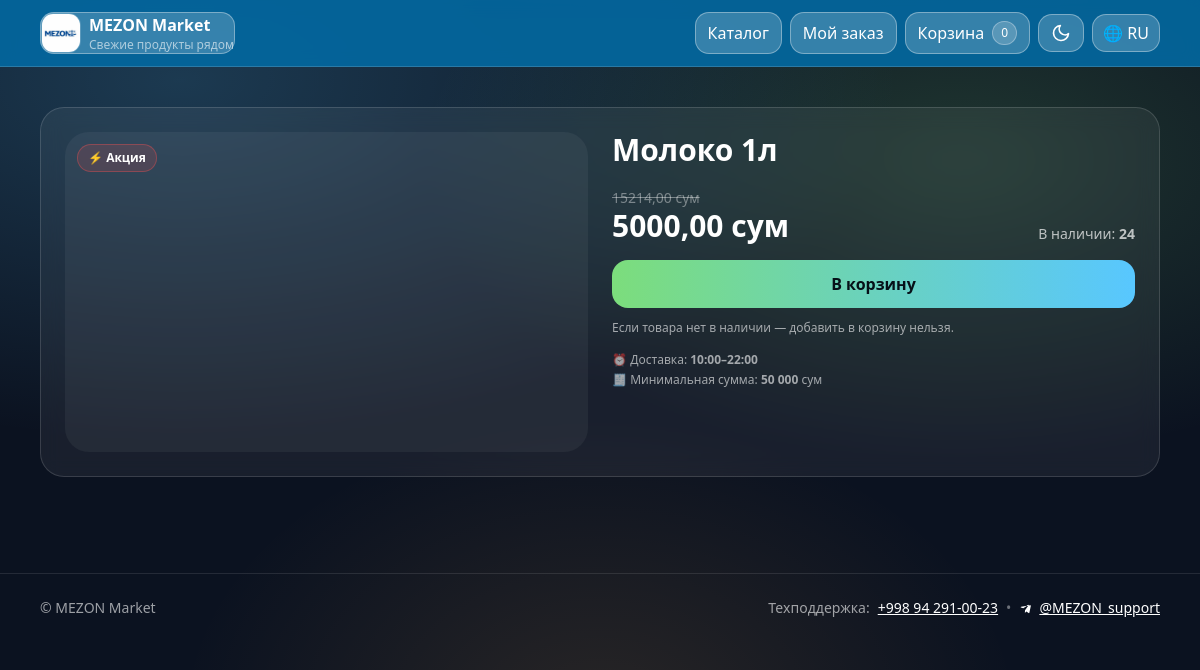
The app's page /product/49/ with its own data.
### shop/models.py (models this page shows, shortened)
class Product(models.Model):
    category = models.ForeignKey(
        Category,
        related_name="products",
        on_delete=models.CASCADE
    )
    name_ru = models.CharField(max_length=255)
    name_uz = models.CharField(max_length=255, blank=True)
    name_uz_latn = models.CharField(max_length=255, blank=True)
    description_ru = models.TextField(blank=True)
    description_uz = models.TextField(blank=True)
    description_uz_latn = models.TextField(blank=True)
    price = models.DecimalField(max_digits=10, decimal_places=2)
    old_price = models.DecimalField(
        max_digits=10,
        decimal_places=2,
        null=True,
        blank=True
    )
    stock = models.PositiveIntegerField(default=0)
    image = models.ImageField(upload_to="products/", blank=True, null=True)
    @property
    def name(self):
        lang = get_language()
        if lang == "uz":
            return self.name_uz or self.name_ru
        if lang == "uz-latn":
            return self.name_uz_latn or self.name_ru
        return self.name_ru

### shop/views.py (the view)
# urls.py: path("product/<int:product_id>/", views.product, name="product"),
def product(request, product_id):
    product_obj = get_object_or_404(Product, id=product_id)
    return render(request, "shop/product.html", {"product": product_obj})

### orders/context_processors.py (called while the page is built)
def cart_count(request):
    cart = request.session.get("cart", {})
    try:
        count = sum(int(v) for v in cart.values())
    except Exception:
        count = 0
    return {"cart_count": count}

### templates/shop/product.html (shortened to what this page needs)
{% extends "base.html" %}
{% load i18n static %}
{% block content %}
<div class="glass p-4 sm:p-6 rounded-3xl">
  <div class="grid grid-cols-1 md:grid-cols-2 gap-6">
    <div class="relative">
      {% if product.image %}
        <img src="{{ product.image.url }}" decoding="async"
             class="w-full h-64 sm:h-80 object-cover rounded-3xl"
             alt="{{ product.name }}">
      {% else %}
        <div class="w-full h-64 sm:h-80 rounded-3xl bg-white/5"></div>
      {% endif %}
      <div class="absolute left-3 top-3 flex flex-wrap gap-2">
        {% if product.discount_percent|default:0 >= 35 %}
          <span class="sale-badge">🔥 {% trans "Супер акция" %}</span>
        {% elif product.discount_percent|default:0 > 0 or product.old_price %}
          <span class="sale-badge">⚡ {% trans "Акция" %}</span>
        {% endif %}
      </div>
    </div>
    <div>
      <div class="text-2xl sm:text-3xl font-extrabold leading-snug">{{ product.name }}</div>
      <div class="mt-5 flex items-end justify-between gap-3">
        <div>
          {% if product.discount_percent|default:0 > 0 %}
            <div class="text-sm line-through text-white/40">{{ product.price }} {% trans "сум" %}</div>
            <div class="text-3xl font-extrabold">{{ product.final_price }} {% trans "сум" %}</div>
            <div class="text-xs text-green-200">-{{ product.discount_percent }}%</div>
          {% elif product.old_price and product.old_price > product.price %}
            <div class="text-sm line-through text-white/40">{{ product.old_price }} {% trans "сум" %}</div>
            <div class="text-3xl font-extrabold">{{ product.price }} {% trans "сум" %}</div>
          {% else %}
            <div class="text-3xl font-extrabold">{{ product.price }} {% trans "сум" %}</div>
          {% endif %}
        </div>
        {% if product.stock|default:0 > 0 %}
          <div class="text-sm text-white/70">{% trans "В наличии" %}: <b>{{ product.stock }}</b></div>
        {% else %}
          <div class="text-sm text-white/70"><b>{% trans "Нет в наличии" %}</b></div>
        {% endif %}
      </div>
      <div class="mt-4">
        {% if product.stock|default:0 > 0 %}
          <button type="button"
                  class="btn-brand w-full text-center py-3 rounded-2xl text-base active:scale-[0.99] transition"
                  data-add-to-cart
                  data-url="{% url 'add_to_cart' product.id %}"
                  data-name="{{ product.name|escapejs }}">
            {% trans "В корзину" %}
          </button>
        {% else %}
          <button type="button"
                  class="w-full text-center py-3 rounded-2xl text-base bg-white/10 text-white/50 cursor-not-allowed"
                  disabled>
            {% trans "Нет в наличии" %}
          </button>
        {% endif %}
      </div>
      <div class="mt-3 text-white/60 text-xs">
        {% trans "Если товара нет в наличии — добавить в корзину нельзя." %}
      </div>
      <div class="mt-4 text-white/60 text-xs space-y-1">
        <div>⏰ {% trans "Доставка" %}: <b>10:00–22:00</b></div>
        <div>🧾 {% trans "Минимальная сумма" %}: <b>50 000</b> {% trans "сум" %}</div>
      </div>
    </div>
  </div>
</div>
{% endblock %}

### static/css/site.css (style rules this page uses)
:root { --bg: #0b1220; --card: rgba(255,255,255,0.06); --card2: rgba(255,255,255,0.10); --stroke: rgba(255,255,255,0.14); --text: rgba(255,255,255,0.92); --muted: rgba(255,255,255,0.70); --accent: #7cdd7c; --accent2:#58c7ff; --shadow: 0 12px 30px rgba(0,0,0,0.25); }
body { background: radial-gradient(1200px 600px at 15% 10%, rgba(88,199,255,0.22), transparent 60%), radial-gradient(900px 500px at 80% 20%, rgba(124,221,124,0.18), transparent 60%), radial-gradient(700px 500px at 50% 90%, rgba(255,180,80,0.12), transparent 60%), var(--bg); color: var(--text); }
.glass { background: var(--card); border: 1px solid var(--stroke); backdrop-filter: blur(10px); border-radius: 18px; }
.btn-brand { background: linear-gradient(90deg, var(--accent), var(--accent2)); color:#061018; font-weight: 700; border-radius: 14px; padding: 10px 14px; transition: transform .08s ease, filter .15s ease; }
.sale-badge { display:inline-flex; align-items:center; gap:6px; padding:4px 10px; border-radius:999px; font-size:12px; font-weight:700; background: rgba(255, 82, 82, 0.14); border: 1px solid rgba(255, 82, 82, 0.35); }

### records on screen
Product: name "Молоко 1л", old_price "15214,00", price "5000,00", stock "24"

### other values on screen
{{ cart_count|default:0 }} "0"
{{ LANGUAGE_CODE|upper }} "RU"
